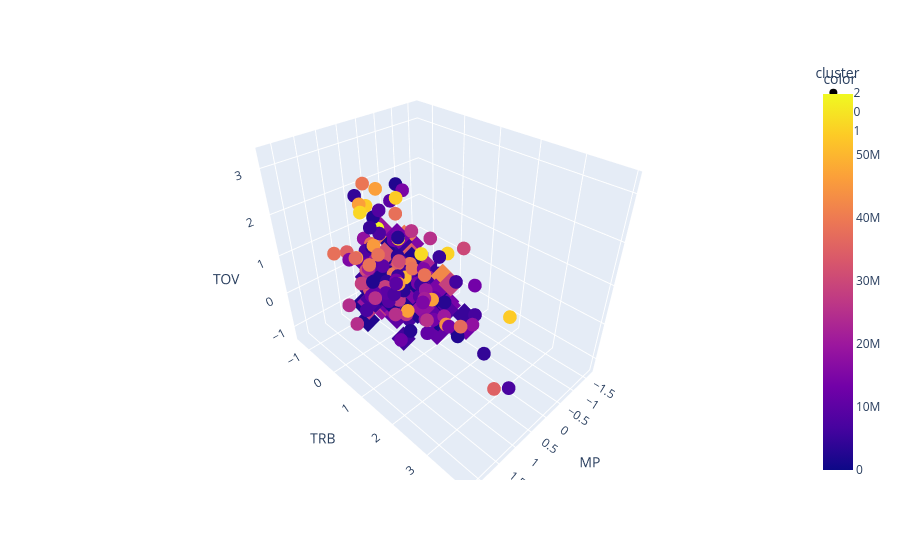

Notebook source saved alongside this figure:
### Code cell
#Use the recommended number of cluster (assuming it's different) to retrain your model and visualize the results
# let's re-train the kmeans model with the idea number of clusters (3)
# Set up kmeans clustering using my features of interest 
cluster_fin = features_scaled[:,[4,5,10]]
# run kmeans
kmeans_fin = KMeans(n_clusters=3, random_state=42, verbose=1) 
# using 5 clusters here to see what happens
kmeans_fin.fit(cluster_fin)

# visualize results: 3d scatter plot with salary as the color var,
# and cluster assignment as the shape of the point
df_fin = pd.DataFrame(cluster_fin, columns=['TRB','MP','TOV'], index=merged_data['Player'])
df_fin['cluster'] = kmeans_fin.labels_

fig = px.scatter_3d(df_fin, 
                    x='MP', y='TRB', z='TOV',
                    color=merged_data['Salary'],
                    symbol='cluster',
                    hover_name=df_fin.index)
fig.show()
# add in hover_name so it shows which player is each point
# It is really bothering me how squares and diamonds are used as different
# markers in this plot, but I don't know how/don't think it is possible
# to change it.

### Figure 1 — Plotly figure (JSON) as saved in the notebook; plotly's stock layout.template omitted (floating-point values rounded to 4 significant figures; data arrays with more than 128 entries replaced by an {"elided": "..."} marker saying what was removed)
{"data": [{"hovertemplate": "<b>%{hovertext}</b><br><br>cluster=2<br>MP=%{x}<br>TRB=%{y}<br>TOV=%{z}<br>color=%{marker.color}<extra></extra>", "hovertext": ["Julius Randle", "Toumani Camara", "Donte DiVincenzo", "DeMar DeRozan", "Naz Reid", "Jeremiah Fears", "Kyle Filipowski", "Royce O'Neale", "Mikal Bridges", "Brandin Podziemski", "Matas Buzelis", "Derik Queen", "Rudy Gobert", "Scottie Barnes", "Kon Knueppel", "Collin Gillespie", "Jarace Walker", "Julian Champagnie", "Jake LaRavia", "Jaden McDaniels", "Nickeil Alexander-Walker", "Keldon Johnson", "Anthony Black", "Miles Bridges", "Desmond Bane", "Brandon Ingram", "Dyson Daniels", "Payton Pritchard", "Naji Marshall", "Bub Carrington", "Immanuel Quickley", "Derrick White", "Jabari Smith Jr.", "Amen Thompson", "Trey Murphy III", "Russell Westbrook", "Donovan Clingan", "Kel'el Ware", "Tyrese Maxey", "Pascal Siakam", "Donovan Mitchell", "CJ McCollum", "Neemias Queta", "Karl-Anthony Towns", "Jaime Jaquez Jr.", "Ryan Rollins", "Day'Ron Sharpe", "Wendell Carter Jr.", "John Collins", "Bobby Portis", "Kyle Kuzma", "Onyeka Okongwu", "Nic Claxton", "Andrew Wiggins", "Jalen Brunson", "Jalen Johnson", "VJ Edgecombe", "Jamal Murray", "Jaylon Tyson", "Mark Williams", "Kevin Durant", "Myles Turner", "Ausar Thompson", "Jaylen Brown", "Shai Gilgeous-Alexander", "Dillon Brooks", "Cooper Flagg", "Chet Holmgren", "Peyton Watson", "Bam Adebayo", "Jaren Jackson Jr.", "Cedric Coward", "Keyonte George", "Quentin Grimes", "Shaedon Sharpe", "Isaiah Collier", "James Harden", "Noah Clowney", "Cade Cunningham", "Draymond Green", "Deandre Ayton", "Deni Avdija", "Anthony Edwards", "Norman Powell", "De'Aaron Fox", "LaMelo Ball", "Stephon Castle", "Jalen Duren", "Devin Booker", "Kyshawn George", "Josh Hart", "Paolo Banchero", "Ivica Zubac", "Andrew Nembhard", "Jarrett Allen", "Evan Mobley", "Kawhi Leonard", "Michael Porter Jr.", "Alex Sarr", "Lauri Markkanen", "OG Anunoby", "Victor Wembanyama", "Zion Williamson", "Stephen Curry", "P.J. Washington", "Brandon Miller", "LeBron James", "Josh Giddey", "Joel Embiid", "Giannis Antetokounmpo"], "legendgroup": "2", "marker": {"color": [30860000.0, 2222000.0, 11990000.0, 24570000.0, 21550000.0, 7520000.0, 3000000.0, 10120000.0, 24900000.0, 3688000.0, 5456000.0, 5158000.0, 35000000.0, 38660000.0, 10020000.0, 2296000.0, 6666000.0, 3000000.0, 6000000.0, 24390000.0, 15160000.0, 17500000.0, 7970000.0, 25000000.0, 36730000.0, 38100000.0, 7708000.0, 7232000.0, 9000000.0, 4678000.0, 32500000.0, 28100000.0, 12350000.0, 9691000.0, 25000000.0, 2296000.0, 7178000.0, 4443000.0, 37960000.0, 45550000.0, 46390000.0, 30670000.0, 2350000.0, 53140000.0, 3862000.0, 4000000.0, 6250000.0, 10850000.0, 26580000.0, 13450000.0, 22410000.0, 15000000.0, 25350000.0, 28220000.0, 34940000.0, 30000000.0, 11110000.0, 46390000.0, 3492000.0, 6277000.0, 54710000.0, 25320000.0, 8775000.0, 53140000.0, 38330000.0, 21120000.0, 13830000.0, 13730000.0, 4356000.0, 37100000.0, 35000000.0, 5715000.0, 4279000.0, 8741000.0, 8400000.0, 2638000.0, 39180000.0, 3399000.0, 46390000.0, 25890000.0, 43650000.0, 14380000.0, 45550000.0, 20480000.0, 37100000.0, 37960000.0, 9561000.0, 6483000.0, 53140000.0, 2967000.0, 19470000.0, 15330000.0, 18100000.0, 18100000.0, 20000000.0, 46390000.0, 50000000.0, 38330000.0, 11810000.0, 46390000.0, 39570000.0, 13380000.0, 39450000.0, 59610000.0, 14150000.0, 11970000.0, 52630000.0, 25000000.0, 55220000.0, 54130000.0], "coloraxis": "coloraxis", "symbol": "circle"}, "mode": "markers", "name": "2", "scene": "scene", "showlegend": true, "type": "scatter3d", "x": [1.952, 1.935, 1.688, 1.819, 1.155, 1.091, 0.6694, 1.436, 1.977, 1.174, 1.321, 1.085, 1.581, 1.902, 1.667, 1.268, 0.8254, 1.232, 1.12, 1.667, 1.785, 0.81, 1.504, 1.615, 1.796, 1.794, 1.756, 1.663, 1.347, 1.184, 1.573, 1.758, 1.839, 2.058, 1.897, 1.257, 1.087, 0.5653, 2.195, 1.646, 1.638, 1.288, 0.7927, 1.403, 1.164, 1.473, 0.1454, 1.228, 1.074, 0.7156, 0.9102, 1.401, 1.147, 1.34, 1.656, 1.766, 1.733, 1.756, 1.005, 0.6424, 1.862, 1.078, 0.7561, 1.556, 1.471, 1.261, 1.542, 1.082, 1.22, 1.228, 1.128, 0.7599, 1.465, 1.089, 1.099, 0.6867, 1.517, 0.8986, 1.486, 0.6944, 0.8293, 1.365, 1.471, 0.9834, 1.105, 0.7291, 0.8832, 0.6732, 1.136, 0.8235, 0.8582, 1.182, 0.8851, 0.9872, 0.5904, 1.028, 0.916, 0.9333, 0.5538, 1.043, 0.9333, 0.5634, 0.6135, 0.6809, 0.6328, 0.5576, 0.6386, 0.4266, 0.1993, 0.01439], "y": [2.036, 1.247, 0.8227, 0.1815, 1.759, 0.4328, 1.819, 0.9527, 0.6408, 0.8314, 1.213, 2.088, 3.864, 2.582, 1.221, 0.5974, 0.7361, 1.403, 0.5368, 0.6494, 0.3375, 1.403, 0.5021, 1.438, 0.5715, 1.282, 1.611, 0.5628, 0.9094, 0.2682, 0.6148, 0.6234, 1.828, 2.062, 1.221, 1.213, 3.821, 2.807, 0.5021, 1.62, 0.6321, 0.1555, 2.304, 3.907, 1.048, 0.6841, 1.629, 1.897, 0.9007, 1.551, 0.8054, 1.984, 1.811, 0.8141, 0.08623, 3.258, 0.9874, 0.5455, 0.9874, 2.148, 0.9614, 1.117, 1.187, 1.559, 0.5368, 0.2075, 1.429, 2.339, 0.7274, 2.764, 1.005, 1.239, 0.2682, 0.2075, 0.4848, -0.269, 0.6234, 0.3808, 0.944, 0.9354, 2.018, 1.507, 0.7274, 0.0689, 0.1469, 0.5195, 0.5715, 2.616, 0.1296, 0.6754, 1.481, 1.785, 2.746, -0.2517, 1.733, 1.837, 0.9354, 1.195, 1.412, 1.126, 0.5974, 2.486, 0.7621, -0.1564, 1.005, 0.2075, 0.4588, 1.178, 0.6581, 1.256], "z": [2.404, 1.563, 0.8749, 0.3398, 1.028, 1.869, 0.6966, 0.8749, 0.2124, 0.824, 1.359, 2.098, 0.5437, 2.378, 1.767, 1.002, 1.002, 0.03398, 0.3653, 1.104, 1.538, 0.08495, 1.69, 0.722, 1.69, 2.098, 1.385, 0.3398, 0.5946, 1.971, 0.8495, 1.104, 0.4672, 2.022, 1.155, 3.245, 0.1359, -0.09344, 1.945, 1.563, 2.786, 0.9514, 0.1869, 2.022, 1.665, 1.843, 0.824, 0.2888, 0.4672, 0.1104, 0.7985, 1.206, 0.5182, 0.9004, 1.538, 3.118, 1.053, 1.665, 0.722, 0.08495, 2.837, 0.2124, 0.5437, 3.219, 1.359, 1.002, 1.487, 0.6456, 0.9259, 1.002, 1.461, 0.8749, 2.761, 1.028, 2.404, 1.792, 3.143, 0.824, 3.143, 1.971, 0.3398, 3.27, 1.894, 1.002, 1.512, 2.2, 2.557, 0.8495, 2.378, 1.767, 0.9259, 1.741, 0.824, 1.41, 0.2378, 0.9769, 0.9769, 1.334, 0.5182, 0.2888, 0.9004, 1.41, 1.079, 1.563, 0.722, 1.385, 1.563, 1.792, 1.079, 1.283]}, {"hovertemplate": "<b>%{hovertext}</b><br><br>cluster=0<br>MP=%{x}<br>TRB=%{y}<br>TOV=%{z}<br>color=%{marker.color}<extra></extra>", "hovertext": {"elided": "170 str values"}, "legendgroup": "0", "marker": {"color": {"elided": "170 float values"}, "coloraxis": "coloraxis", "symbol": "diamond"}, "mode": "markers", "name": "0", "scene": "scene", "showlegend": true, "type": "scatter3d", "x": {"elided": "170 float values"}, "y": {"elided": "170 float values"}, "z": {"elided": "170 float values"}}, {"hovertemplate": "<b>%{hovertext}</b><br><br>cluster=1<br>MP=%{x}<br>TRB=%{y}<br>TOV=%{z}<br>color=%{marker.color}<extra></extra>", "hovertext": {"elided": "134 str values"}, "legendgroup": "1", "marker": {"color": {"elided": "134 float values"}, "coloraxis": "coloraxis", "symbol": "square"}, "mode": "markers", "name": "1", "scene": "scene", "showlegend": true, "type": "scatter3d", "x": {"elided": "134 float values"}, "y": {"elided": "134 float values"}, "z": {"elided": "134 float values"}}], "layout": {"coloraxis": {"colorbar": {"title": {"text": "color"}}, "colorscale": [[0, "#0d0887"], [0.1111, "#46039f"], [0.2222, "#7201a8"], [0.3333, "#9c179e"], [0.4444, "#bd3786"], [0.5556, "#d8576b"], [0.6667, "#ed7953"], [0.7778, "#fb9f3a"], [0.8889, "#fdca26"], [1, "#f0f921"]]}, "legend": {"title": {"text": "cluster"}, "tracegroupgap": 0}, "margin": {"t": 60}, "scene": {"domain": {"x": [0, 1], "y": [0, 1]}, "xaxis": {"title": {"text": "MP"}}, "yaxis": {"title": {"text": "TRB"}}, "zaxis": {"title": {"text": "TOV"}}}}}
